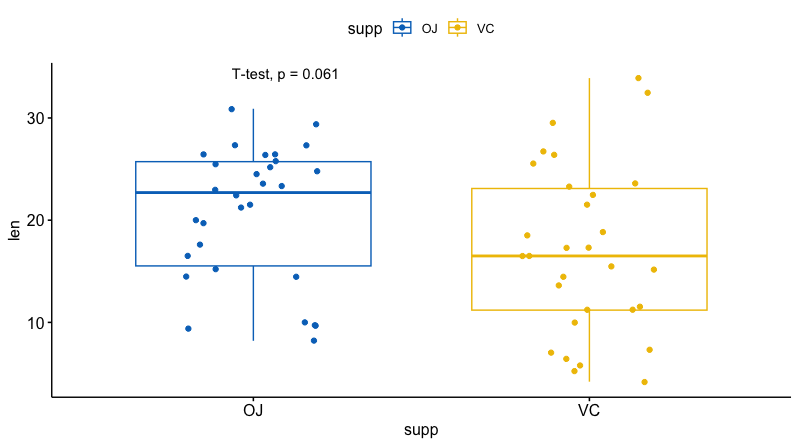

Write the R code that produced this figure.
data("ToothGrowth")

p <- ggboxplot(ToothGrowth, x = "supp", y = "len",
               color = "supp", palette = "jco",
               add = "jitter")

p + stat_compare_means(method = "t.test")

png("./viz_out/ttest.png", units="in", width=8.9, height=5, res=300)
p + stat_compare_means(method = "t.test")
dev.off()